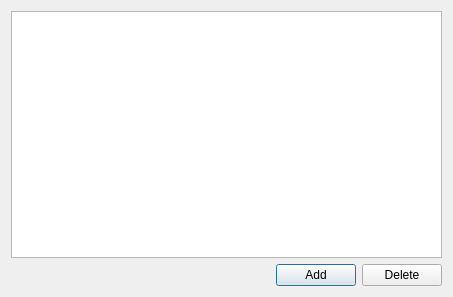
<?xml version="1.0" encoding="UTF-8"?>
<ui version="4.0">
 <class>PathDialog</class>
 <widget class="QDialog" name="PathDialog">
  <property name="geometry">
   <rect>
    <x>0</x>
    <y>0</y>
    <width>453</width>
    <height>297</height>
   </rect>
  </property>
  <property name="windowTitle">
   <string>Repositories</string>
  </property>
  <layout class="QGridLayout" name="gridLayout">
   <item row="1" column="2">
    <widget class="QPushButton" name="buttonDelete">
     <property name="text">
      <string>Delete</string>
     </property>
     <property name="autoDefault">
      <bool>false</bool>
     </property>
    </widget>
   </item>
   <item row="1" column="1">
    <widget class="QPushButton" name="buttonAdd">
     <property name="text">
      <string>Add</string>
     </property>
     <property name="autoDefault">
      <bool>false</bool>
     </property>
     <property name="default">
      <bool>true</bool>
     </property>
    </widget>
   </item>
   <item row="1" column="0">
    <spacer name="horizontalSpacer">
     <property name="orientation">
      <enum>Qt::Horizontal</enum>
     </property>
     <property name="sizeHint" stdset="0">
      <size>
       <width>40</width>
       <height>20</height>
      </size>
     </property>
    </spacer>
   </item>
   <item row="0" column="0" colspan="3">
    <widget class="QTreeView" name="treeView"/>
   </item>
  </layout>
 </widget>
 <resources/>
 <connections/>
</ui>
